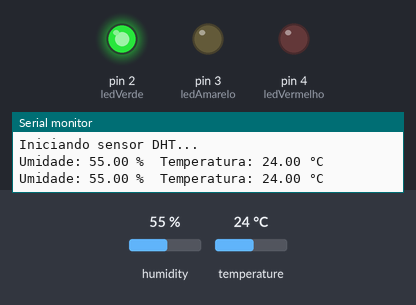
Bench run of a sketch on a simulated Arduino Uno, built with avr-gcc and run on an emulated ATmega328P. On the bench: output pins drawn as LEDs (lit = HIGH), the last lines printed to the serial monitor. The test bench sets the inputs (shaded band); at power-on: temperature 24 °C, humidity 55 %.

Above: at 4.8 s.
4.9 s: temperature set to 26 °C
At 6.6 s:
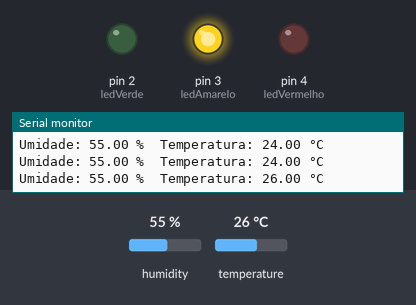
7.9 s: temperature set to 28 °C
10.9 s: temperature set to 31 °C
At 12.6 s:
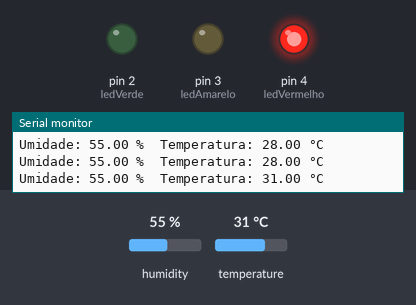
13.9 s: temperature set to 12 °C
At 15.0 s:
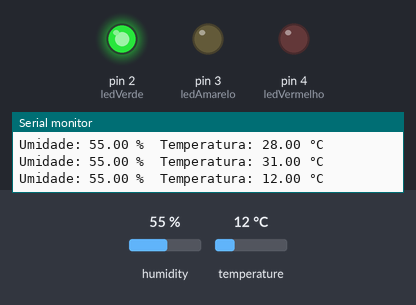
16.9 s: temperature set to 33 °C
At 18.7 s:
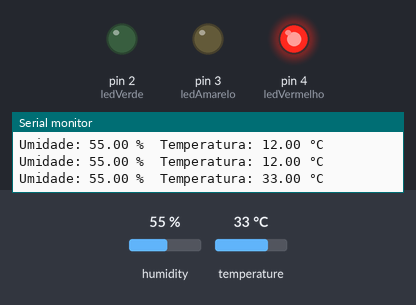
Timing chart, 0 to 20.2 s (numbered marks = the images above; inputs shaded):
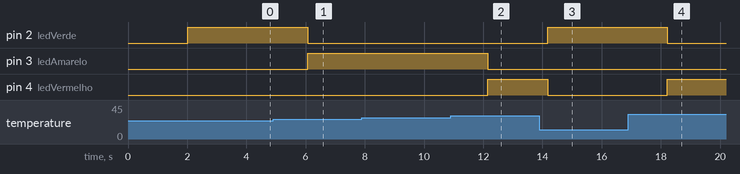

Measured:
- the behaviour switches between 24 and 25 °C on temperature (found by bisection; images 0 and 1)
- the behaviour switches between 29 and 30 °C on temperature (found by bisection; images 1 and 2)
- after the input at 4.9 s, pin 2 (ledVerde): HIGH → LOW after 1.2 s; pin 3 (ledAmarelo): LOW → HIGH after 1.2 s
- after the input at 10.9 s, pin 3 (ledAmarelo): HIGH → LOW after 1.2 s; pin 4 (ledVermelho): LOW → HIGH after 1.2 s
- after the input at 13.9 s, pin 2 (ledVerde): LOW → HIGH after 0.27 s; pin 4 (ledVermelho): HIGH → LOW after 0.27 s
- after the input at 16.9 s, pin 2 (ledVerde): HIGH → LOW after 1.3 s; pin 4 (ledVermelho): LOW → HIGH after 1.3 s

The sketch:

sketch_sep16a.ino
```cpp
#include <DHT.h>

const int pinoDHT = 7;
#define DHTTYPE DHT11

DHT dht(pinoDHT, DHTTYPE);

const int ledVerde = 2;
const int ledAmarelo = 3;
const int ledVermelho = 4;

const float tempNormal = 25.0;
const float tempQuente = 30.0;

void setup() {
  pinMode(ledVerde, OUTPUT);
  pinMode(ledAmarelo, OUTPUT);
  pinMode(ledVermelho, OUTPUT);

  Serial.begin(9600);
  Serial.println("Iniciando sensor DHT...");
  dht.begin();
}

void loop() {
  delay(2000);

  float umidade = dht.readHumidity();
  float temperatura = dht.readTemperature();

  if (isnan(umidade) || isnan(temperatura)) {
    Serial.println("Falha na leitura do sensor DHT!");
    digitalWrite(ledVerde, LOW);
    digitalWrite(ledAmarelo, LOW);
    digitalWrite(ledVermelho, LOW);
    return;
  }
  Serial.print("Umidade: ");
  Serial.print(umidade);
  Serial.print(" %\t");
  Serial.print("Temperatura: ");
  Serial.print(temperatura);
  Serial.println(" °C");

  if (temperatura < tempNormal) {
    digitalWrite(ledVerde, HIGH);
    digitalWrite(ledAmarelo, LOW);
    digitalWrite(ledVermelho, LOW);
  } else if (temperatura >= tempNormal && temperatura < tempQuente) {
    digitalWrite(ledVerde, LOW);
    digitalWrite(ledAmarelo, HIGH);
    digitalWrite(ledVermelho, LOW);
  } else {
    digitalWrite(ledVerde, LOW);
    digitalWrite(ledAmarelo, LOW);
    digitalWrite(ledVermelho, HIGH);
  }
}
```
